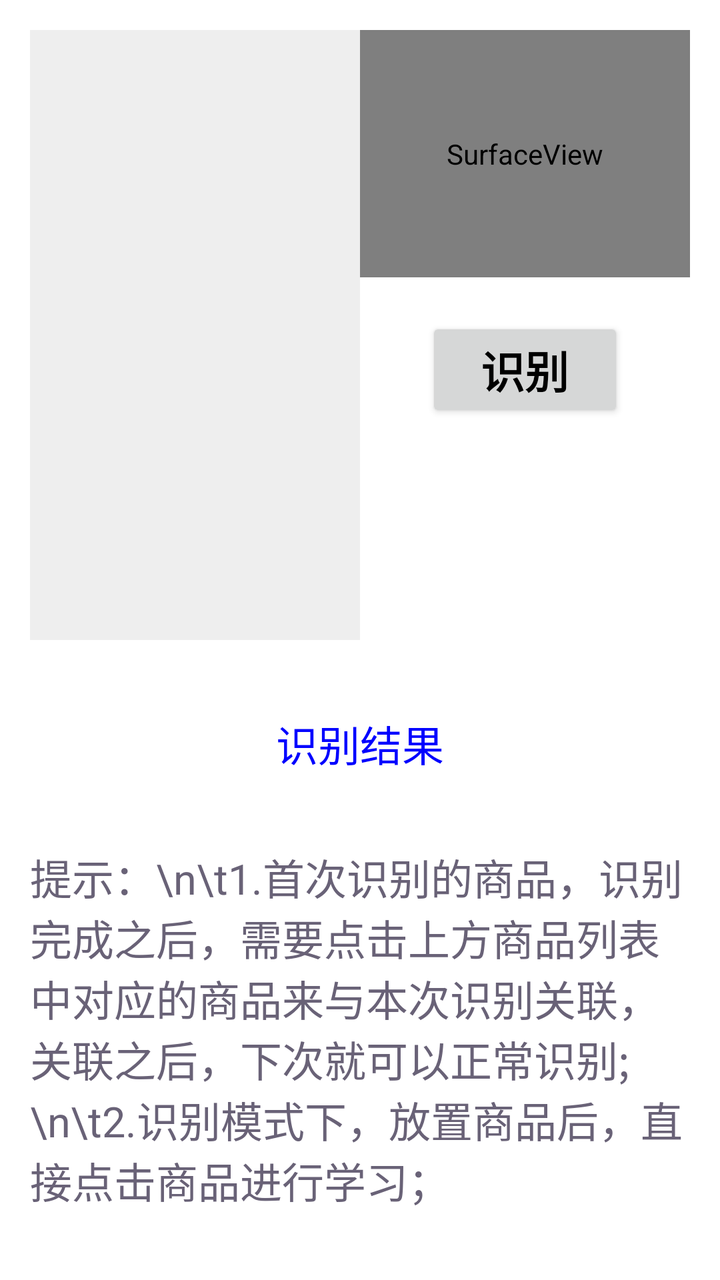
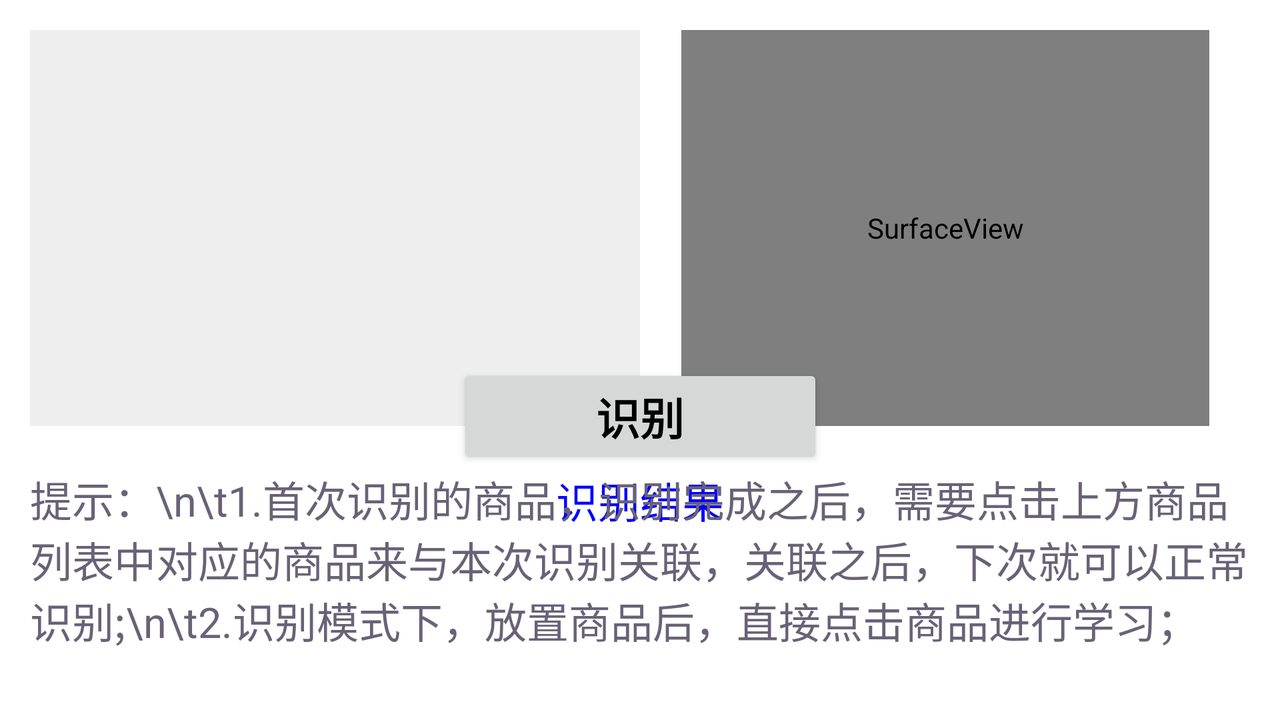

Two renders of one Android screen. The first uses the default layout on a phone; the second uses the alternative layout the repository ships for a different screen configuration, on a matching device. The two XML files are below.
<!-- AndroidManifest.xml: activity theme AnimationUpPopup -->
<!-- res/layout/activity_main.xml -->
<?xml version="1.0" encoding="utf-8"?>
<androidx.constraintlayout.widget.ConstraintLayout xmlns:android="http://schemas.android.com/apk/res/android"
    xmlns:app="http://schemas.android.com/apk/res-auto"
    android:layout_width="match_parent"
    android:layout_height="match_parent"
    android:padding="15dp"
    android:background="@color/white">

    <androidx.recyclerview.widget.RecyclerView
        android:id="@+id/rv_content"
        android:layout_width="0dp"
        android:layout_height="0dp"
        android:background="@color/mr_white_EE"
        app:layout_constraintHeight_percent="0.5"
        app:layout_constraintWidth_percent="0.5"
        app:layout_constraintTop_toTopOf="parent"
        app:layout_constraintLeft_toLeftOf="parent"/>

    <SurfaceView
        android:id="@+id/surface"
        android:layout_width="0dp"
        android:layout_height="0dp"
        app:layout_constraintWidth_percent="0.5"
        app:layout_constraintDimensionRatio="640:480"
        app:layout_constraintLeft_toRightOf="@id/rv_content"
        app:layout_constraintRight_toRightOf="parent"
        app:layout_constraintTop_toTopOf="@id/rv_content"/>

    <Button
        android:id="@+id/btn_iden"
        android:layout_width="0dp"
        android:layout_height="wrap_content"
        android:text="识别"
        android:textColor="@color/black"
        android:textSize="22sp"
        android:textStyle="bold"
        android:paddingVertical="10dp"
        android:onClick="idenClick"
        android:layout_marginTop="20dp"
        app:layout_constraintWidth_percent="0.3"
        app:layout_constraintLeft_toLeftOf="@id/surface"
        app:layout_constraintRight_toRightOf="@id/surface"
        app:layout_constraintTop_toBottomOf="@id/surface"/>

    <CheckBox
        android:visibility="gone"
        android:id="@+id/cb_learn_mode"
        android:layout_width="wrap_content"
        android:layout_height="wrap_content"
        android:textSize="28sp"
        android:textColor="@color/black"
        android:text="学习模式"
        android:layout_marginTop="20dp"
        android:buttonTint="@color/black"
        app:layout_constraintLeft_toLeftOf="@id/btn_iden"
        app:layout_constraintRight_toRightOf="@id/btn_iden"
        app:layout_constraintTop_toBottomOf="@id/btn_iden"/>

    <TextView
        android:id="@+id/tv_result"
        android:layout_width="match_parent"
        android:layout_height="wrap_content"
        android:gravity="center"
        android:text="识别结果"
        android:textColor="@color/mr_blue"
        android:textSize="21sp"
        app:layout_constraintLeft_toLeftOf="parent"
        app:layout_constraintTop_toBottomOf="@id/rv_content"
        app:layout_constraintBottom_toTopOf="@id/tv_tips"/>

    <TextView
        android:id="@+id/tv_tips"
        android:layout_width="match_parent"
        android:layout_height="wrap_content"
        android:gravity="left"
        android:text="提示：\n\t1.首次识别的商品，识别完成之后，需要点击上方商品列表中对应的商品来与本次识别关联，关联之后，下次就可以正常识别;\n\t2.识别模式下，放置商品后，直接点击商品进行学习；"
        android:textColor="@color/mr_blue_gray"
        android:textSize="21sp"
        android:layout_marginBottom="20dp"
        app:layout_constraintLeft_toLeftOf="parent"
        app:layout_constraintBottom_toBottomOf="parent"/>

</androidx.constraintlayout.widget.ConstraintLayout>
<!-- resources referenced by this layout -->
<resources>
  <color name="black">#000000</color>
  <color name="mr_blue">#FF0000FF</color>
  <color name="mr_blue_gray">#FF696277</color>
  <color name="mr_white_EE">#FFEEEEEE</color>
  <color name="white">#FFFFFF</color>
  <style name="AnimationUpPopup" parent="AppTheme">
          <item name="android:windowEnterAnimation">@anim/grow_fade_in_from_bottom</item>
          <item name="android:windowExitAnimation">@anim/shrink_fade_out_from_bottom</item>
      </style>
  <style name="AppTheme" parent="Theme.AppCompat.Light.NoActionBar">
          
          <item name="android:colorPrimary">@color/colorPrimary</item>
          <item name="android:colorPrimaryDark">@color/colorPrimaryDark</item>
          <item name="android:colorAccent">@color/colorAccent</item>
          <item name="android:windowActionBar">false</item>
          <item name="android:windowFullscreen">true</item>
          <item name="android:windowNoTitle">true</item>
          <item name="android:windowContentTransitions">true</item>
      </style>
  <color name="colorPrimary">#008577</color>
  <color name="colorPrimaryDark">#00574B</color>
  <color name="colorAccent">#D81B60</color>
</resources>
<!-- res/layout-land/activity_main.xml (the author's variant of the layout above) -->
<!-- drawn on the phone turned sideways -->
<?xml version="1.0" encoding="utf-8"?>
<androidx.constraintlayout.widget.ConstraintLayout xmlns:android="http://schemas.android.com/apk/res/android"
    xmlns:app="http://schemas.android.com/apk/res-auto"
    android:layout_width="match_parent"
    android:layout_height="match_parent"
    android:padding="15dp"
    android:background="@color/white">

    <androidx.recyclerview.widget.RecyclerView
        android:id="@+id/rv_content"
        android:layout_width="0dp"
        android:layout_height="0dp"
        android:background="@color/mr_white_EE"
        app:layout_constraintHeight_percent="0.6"
        app:layout_constraintWidth_percent="0.5"
        app:layout_constraintTop_toTopOf="parent"
        app:layout_constraintLeft_toLeftOf="parent"/>

    <SurfaceView
        android:id="@+id/surface"
        android:layout_width="0dp"
        android:layout_height="0dp"
        app:layout_constraintDimensionRatio="640:480"
        app:layout_constraintLeft_toRightOf="@id/rv_content"
        app:layout_constraintRight_toRightOf="parent"
        app:layout_constraintTop_toTopOf="@id/rv_content"
        app:layout_constraintBottom_toBottomOf="@id/rv_content"/>

    <Button
        android:id="@+id/btn_iden"
        android:layout_width="0dp"
        android:layout_height="wrap_content"
        android:text="识别"
        android:textColor="@color/black"
        android:textSize="22sp"
        android:textStyle="bold"
        android:paddingVertical="10dp"
        android:onClick="idenClick"
        app:layout_constraintWidth_percent="0.3"
        app:layout_constraintLeft_toLeftOf="parent"
        app:layout_constraintRight_toRightOf="parent"
        app:layout_constraintTop_toBottomOf="@id/rv_content"
        app:layout_constraintBottom_toTopOf="@id/tv_result"/>

    <CheckBox
        android:visibility="gone"
        android:id="@+id/cb_learn_mode"
        android:layout_width="wrap_content"
        android:layout_height="wrap_content"
        android:textSize="28sp"
        android:textColor="@color/black"
        android:text="学习模式"
        android:layout_marginLeft="20dp"
        app:layout_constraintLeft_toRightOf="@id/btn_iden"
        app:layout_constraintTop_toTopOf="@id/btn_iden"
        app:layout_constraintBottom_toBottomOf="@id/btn_iden"/>

    <TextView
        android:id="@+id/tv_result"
        android:layout_width="match_parent"
        android:layout_height="wrap_content"
        android:gravity="center"
        android:text="识别结果"
        android:textColor="@color/mr_blue"
        android:textSize="21sp"
        app:layout_constraintLeft_toLeftOf="parent"
        app:layout_constraintTop_toBottomOf="@id/btn_iden"
        app:layout_constraintBottom_toTopOf="@id/tv_tips"/>

    <TextView
        android:id="@+id/tv_tips"
        android:layout_width="match_parent"
        android:layout_height="wrap_content"
        android:gravity="left"
        android:text="提示：\n\t1.首次识别的商品，识别完成之后，需要点击上方商品列表中对应的商品来与本次识别关联，关联之后，下次就可以正常识别;\n\t2.识别模式下，放置商品后，直接点击商品进行学习；"
        android:textColor="@color/mr_blue_gray"
        android:textSize="21sp"
        android:layout_marginBottom="20dp"
        app:layout_constraintLeft_toLeftOf="parent"
        app:layout_constraintBottom_toBottomOf="parent"/>

</androidx.constraintlayout.widget.ConstraintLayout>
